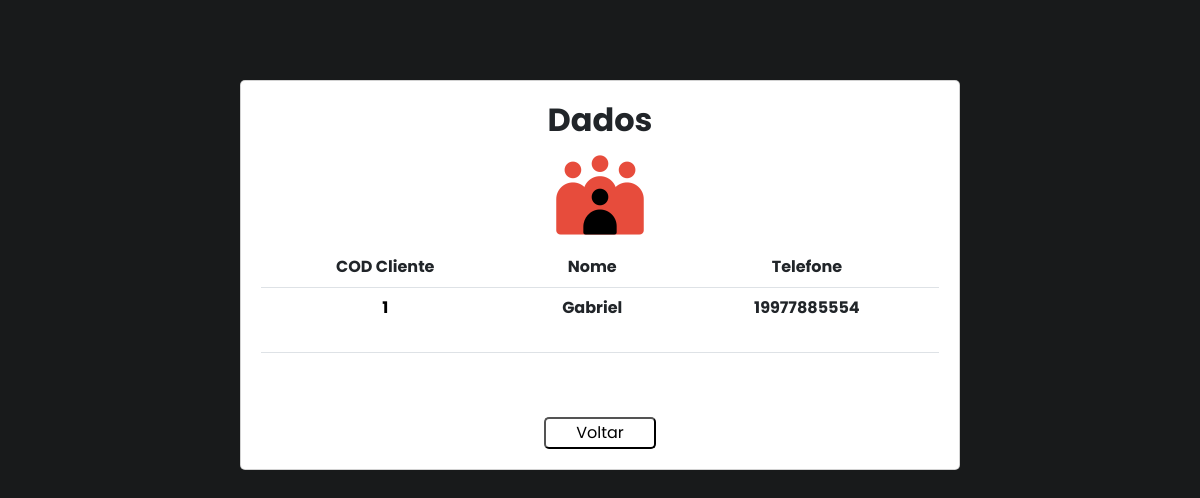
Page /consulta/pesquisaCliente.php on the committed database.
### tables this page shows
CREATE TABLE IF NOT EXISTS `cliente` (
  `cli_cod` int(11) NOT NULL AUTO_INCREMENT,
  `cli_nome` varchar(30) NOT NULL,
  `cli_cpf_cnpj` varchar(30) NOT NULL,
  `cli_endereco` varchar(30) NOT NULL,
  `cli_bairro` varchar(30) NOT NULL,
  `cli_cidade` varchar(30) NOT NULL,
  `cli_uf` varchar(2) NOT NULL,
  `cli_celular` varchar(30) NOT NULL,
  `cli_email` varchar(30) NOT NULL,
  `cli_obs` varchar(100) NOT NULL,
  PRIMARY KEY (`cli_cod`)
);

### consulta/pesquisaCliente.php (the view, shortened to what this page needs)
<!DOCTYPE html>
<html lang="pt-BR">
<head>
  <link rel="stylesheet" href="style.css" />
  <link rel="stylesheet" href="../assets/bootstrap/css/bootstrap.min.css">
</head>
<body>
      <div class="container">
        <div class="card">
        <section>
    <form action="pesquisaCompletaCliente.php" method="POST">
          <h2>Dados</h2>
          <center>
            <img src="../assets/img/clientes.png" width="100px" />
          </center>
          <div class="card-content">
            <table class="table">
              <thead>
                <tr>
                  <th scope="col">COD Cliente</th>
                  <th scope="col">Nome</th>
                  <th scope="col">Telefone</th>
                </tr>
                <?php
                  require_once '../php_action/db_connect.php';
                  $nome = $_POST['nomeCliente'];
                  $sql = ("SELECT cli_nome, cli_cod, cli_celular FROM cliente WHERE cli_nome LIKE \"%$nome%\" group by 1");
                  $resultado = mysqli_query($connect, $sql);
                  while ($dados = mysqli_fetch_array($resultado)) {
                    $nome = $dados['cli_nome'];
                    $codigo = $dados['cli_cod'];
                    $telefone = $dados['cli_celular'];
                    ?>
                <tr>
                  <th>
                    <a href="pesquisaCompletaCliente.php?id=<?php echo $codigo; ?>"><?php echo $codigo; ?></a><br><br>
                  </th>
                  <th>
                    <?php echo $nome; ?><br><br>
                  </th>
                  <th>
                    <?php echo $telefone; ?><br><br>
                  </th>
                </tr>
                <?php
                  }
                  ?>
              </thead>
            </table>
            </form>
            </section>
            <a href="consultaCliente.php">
              <button type="submit">Voltar</button></a>
          </div>
        </div>
</body>
</html>

### consulta/pesquisaCliente.php (style rules this page uses)
body { background-color: #181a1b; }
.container { display: flex; justify-content: center; align-items: center; }
.card { width: 45rem; margin-top: 10vh; background-color: #ffffff; text-align: center; border-radius: 5px; padding: 20px; font-family: 'Poppins', sans-serif; font-weight: bold; }
a { text-decoration: none; color: black; }
button { margin-top: 3rem; font-family: 'Poppins', sans-serif; border-radius: 5px; width: 7rem; height: 2rem; background-color: white; transition: background 0.3s; }

### rows in the picture
cliente: cli_cod "1", cli_nome "Gabriel", cli_celular "19977885554"
